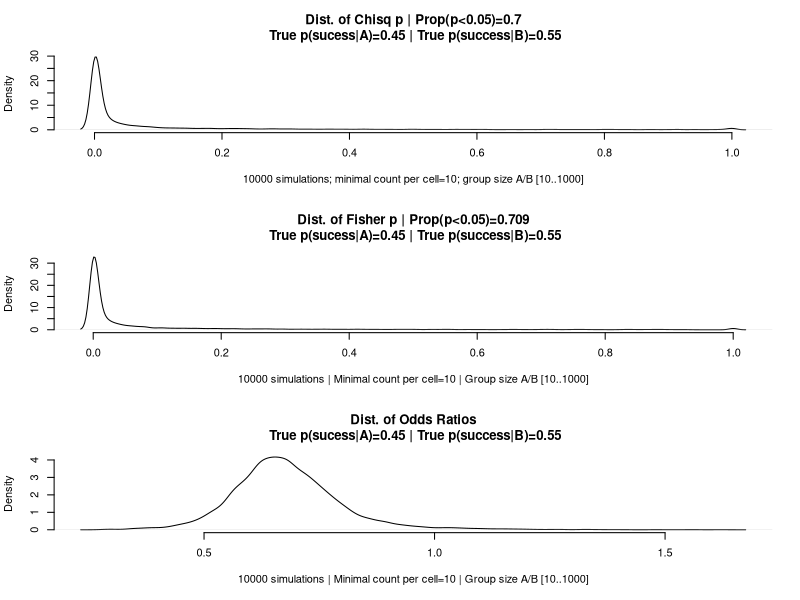

Generate this figure with R:
# Fisher with true or false null.

# library(Barnard)

set.seed <- 324

# Sample size range per category 1st var.
n.low <- 10
n.high <- 1000

# Probabilities for outcomes (2nd var).
# This is where you set H0 true (equal probs) or false (non-egal probs).
p1 <- 0.45
p2 <- 0.55

# Minimum count per cell.
mincell <- 10

# Number of simlulations.
reps <- 10000


results <- data.frame()
for (i in 1:reps) {

  # Generate independent counts as RNs from a uniform distribution.
  .n1 <- sample(n.low:n.high, 1)
  .n2 <- sample(n.low:n.high, 1)
  .mat <- table(
    c(rep(0, .n1), rep(1, .n2)),
    c(sample(0:1, size = .n1, replace = TRUE, c(p1, 1-p1)),
      sample(0:1, size = .n2, replace = TRUE, c(p2, 1-p2)))
  )

  if (all(c(.mat)>=mincell)) {
  
    # Get rest results.
    .ft <- fisher.test(.mat)
    results[i, "OR"] <- .ft$estimate
    results[i, "Fisher"] <- .ft$p.value
    .ct <- chisq.test(.mat)
    results[i, "Chisq"] <- .ct$p.value
    results[i, "Phi"] <- sqrt(.ct$p.value/sum(.ct$observed))
    #.bt <- barnard.test(.mat[1,1], .mat[2,1], .mat[1,2], .mat[2,2])
    #results[i, "Barnard"] <- .bt$.pvalue[1]
  } 
}

# Proportion alpha results should meet the alpha level.
alpha <- 0.05
cat("Fisher @alpha: ", length(which(results$Fisher <= alpha))/reps, "\n")
cat("Chisq @alpha: ", length(which(results$Chisq <= alpha))/reps, "\n")
#cat("Barnard @alpha: ", length(which(results$B <= alpha))/reps, "\n")

# p values should be uniformly distributed.
par(mfrow=c(3,1))
plot(density(results$Chisq, na.rm=T), bty="n", main = paste0("Dist. of Chisq p | Prop(p<", alpha, ")=", round(length(which(results$Chisq <= alpha))/reps, 3), "\n True p(sucess|A)=", p1, " | True p(success|B)=", p2),
     xlab = paste0(reps, " simulations; minimal count per cell=", mincell, "; group size A/B [", n.low, "..", n.high, "]"))
plot(density(results$Fisher, na.rm=T), bty="n", main = paste0("Dist. of Fisher p | Prop(p<", alpha, ")=", round(length(which(results$Fisher <= alpha))/reps, 3), "\n True p(sucess|A)=", p1, " | True p(success|B)=", p2),
     xlab = paste0(reps, " simulations | Minimal count per cell=", mincell, " | Group size A/B [", n.low, "..", n.high, "]"))
plot(density(results$OR, na.rm=T), bty="n", main = paste0("Dist. of Odds Ratios\n True p(sucess|A)=", p1, " | True p(success|B)=", p2),
     xlab = paste0(reps, " simulations | Minimal count per cell=", mincell, " | Group size A/B [", n.low, "..", n.high, "]"))
par(mfrow=c(1,1))

#plot(results$Phi~abs(log(results$OR)), bty="n", main = "Distribution of Odds Ratios.")
#plot(results$Phi~results$Fisher, bty="n", main = "Distribution of Odds Ratios.")


